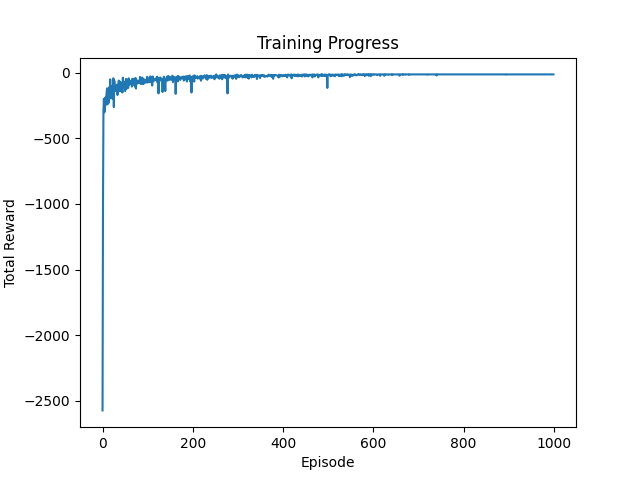

Source code (Python):
from collections import defaultdict

import gym
import matplotlib.pyplot as plt
import numpy as np


class Agent:
    def __init__(self, n_actions=4):  # 显式传入动作数
        self.n_actions = n_actions  # 先定义n_actions
        self.Q_table = defaultdict(lambda: np.zeros(self.n_actions))  # 再初始化Q表

        # 超参数
        self.sample_count = 0
        self.epsilon_end = 0.001
        self.epsilon_start = 0.95
        self.epsilon_decay = 200
        self.alpha = 0.05
        self.gamma = 0.95

    def sample_action(self, state):
        self.sample_count += 1
        self.epsilon = self.epsilon_end + (
            self.epsilon_start - self.epsilon_end
        ) * np.exp(-1.0 * self.sample_count / self.epsilon_decay)

        state_str = str(state)  # 确保状态转换为字符串
        if np.random.uniform(0, 1) > self.epsilon:
            action = np.argmax(self.Q_table[state_str])
        else:
            action = np.random.choice(self.n_actions)
        return action

    def predict_action(self, state):
        state_str = str(state)
        action = np.argmax(self.Q_table[state_str])
        return action

    def update(self, state, action, reward, next_state, next_action, terminated):
        state_str = str(state)
        next_state_str = str(next_state)
        Q_predict = self.Q_table[state_str][action]
        Q_target = (
            reward
            + (1 - terminated) * self.gamma * self.Q_table[next_state_str][next_action]
        )
        self.Q_table[state_str][action] += self.alpha * (Q_target - Q_predict)


# 创建环境和智能体
env = gym.make("CliffWalking-v0")
agent = Agent(n_actions=env.action_space.n)

# 训练参数
n_episodes = 1000  # 训练总轮数
print_interval = 100  # 每100轮打印一次结果

# 训练循环
rewards = []  # 记录每轮的总奖励
for episode in range(n_episodes):
    state = env.reset()
    total_reward = 0
    terminated = False

    while not terminated:
        action = agent.sample_action(state)
        next_state, reward, terminated, truncated, _ = env.step(action)
        next_action = agent.predict_action(next_state)
        agent.update(state, action, reward, next_state, next_action, terminated)
        state = next_state
        total_reward += reward

    rewards.append(total_reward)

    # 定期打印训练进度
    if episode % print_interval == 0:
        avg_reward = np.mean(rewards[-print_interval:])
        print(f"Episode {episode}, Avg Reward: {avg_reward:.2f}")

# 测试训练结果
test_episodes = 10
for episode in range(test_episodes):
    state = env.reset()
    total_reward = 0
    terminated = False
    path = []

    while not terminated:
        action = agent.predict_action(state)  # 测试时使用确定性策略
        next_state, reward, terminated, truncated, _ = env.step(action)
        path.append((state, action))
        state = next_state
        total_reward += reward

    print(f"Test Episode {episode + 1}:")
    print(f"Total Reward: {total_reward}")
    print(f"Path: {path[:10]}...")  # 只打印前10步避免过长
    print("-----")


# 在训练代码后添加
plt.plot(rewards)
plt.xlabel("Episode")
plt.ylabel("Total Reward")
plt.title("Training Progress")
# plt.show()
plt.savefig("./sarsa.png")
